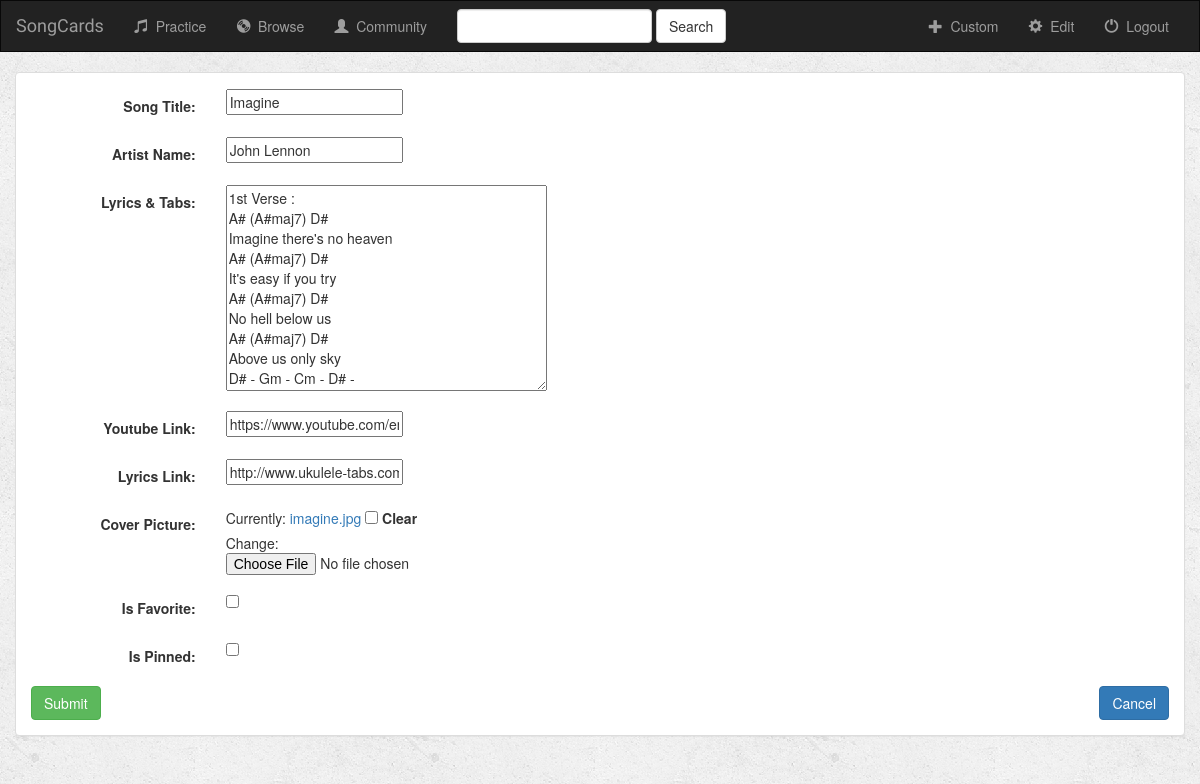
Page /cards/28/update/ on the earlier database version.
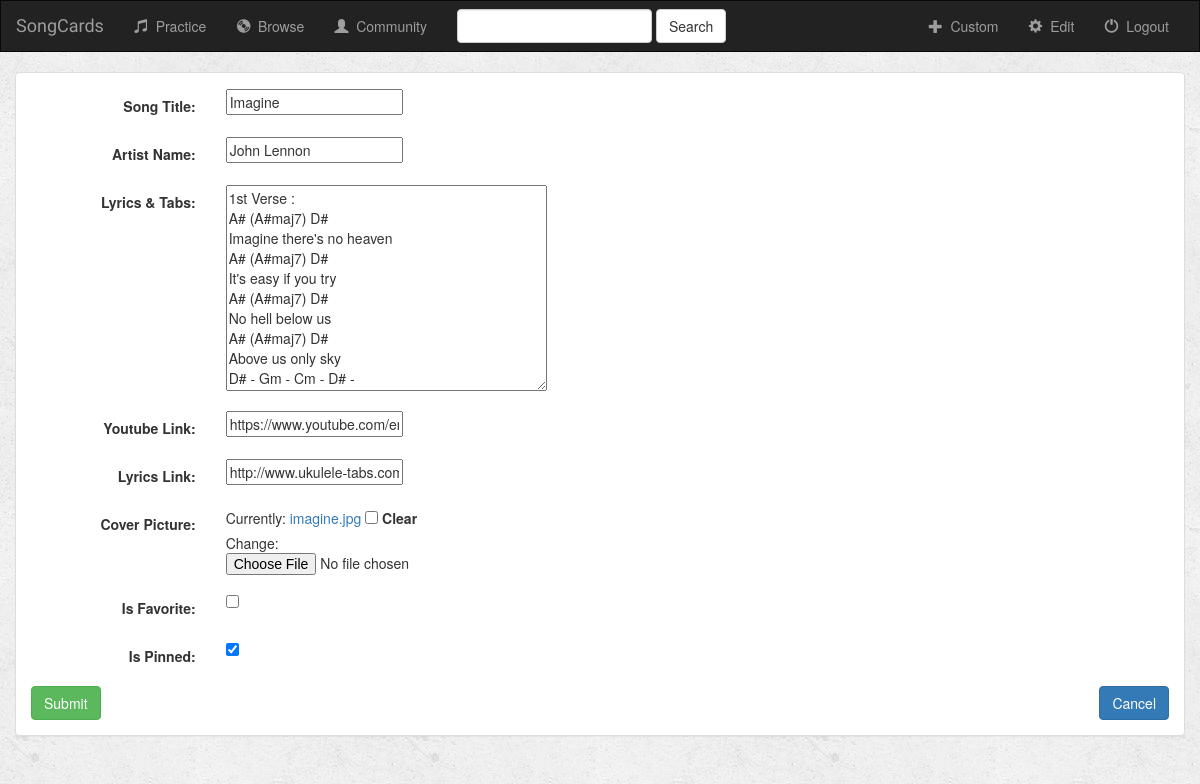
Same page on the later database version.
### cards/models.py (models this page shows, shortened)
class Card(models.Model):
    user = models.ForeignKey(User, default=1)
    topic = models.CharField(max_length=100, verbose_name='Song Title')
    front = models.CharField(blank=True, default='', max_length=100, verbose_name='Artist Name')
    back = models.TextField(blank=True, default='', max_length=10000, verbose_name='Lyrics & Tabs')
    review_time = models.DateTimeField()
    review_interval = models.BigIntegerField(default=initial_review_interval)
    card_audio = models.CharField(blank=True, default='', max_length=300, verbose_name='Youtube Link')
    card_score = models.CharField(blank=True, default='', max_length=300, verbose_name='Lyrics Link')
    card_pic = models.FileField(blank=True, verbose_name='Cover Picture')
    is_new = models.BooleanField(default=True)
    is_favorite = models.BooleanField(default=False, verbose_name="Is Favorite")
    is_pinned = models.BooleanField(default=False, verbose_name="Is Pinned")
    date_created = models.DateTimeField(default=datetime.utcnow())
    class Meta:
        unique_together = ('topic', 'front',)

### cards/views.py (the view)
# urls.py: url(r'^(?P<pk>[\d]+)/update/$', views.CardUpdate.as_view(), name='update_card'),
class CardUpdate(UpdateView):
    model = Card
    fields = used_fields

### cards/templates/cards/card_form.html (shortened to what this page needs)
{% extends 'cards/base.html' %}
{% block body %}
    <div class="container-fluid">
        <div class="row">
            <div class="col-sm-12 col-md-12">
                <div class="panel panel-default">
                    <div class="panel-body">
                        <form action="" class="form-horizontal" method="post" enctype="multipart/form-data">
                            {% include 'users/form_template.html' %}
                            <div class="" style="display: inline;">
                                <button class="btn btn-success" type="submit">Submit</button>
                            </div>
                            <div class="button-group" style="float: right">
                                <a href="{% url 'cards:index' %}">
                                    <div class="" style="display: inline;">
                                        <button class="btn btn-primary" type="button">Cancel</button></div></a>
                            </div>
                        </form>
                    </div>
                </div>
            </div>
        </div>
    </div>
{% endblock %}

### users/templates/users/form_template.html (shortened to what this page needs)
{% for field in form %}
    <div class="form-group">
        <div class="col-sm-offset-2 col-sm-10">
        </div>
        <label class="control-label col-sm-2" for="song_title">{{ field.label_tag }}</label>
        <div class="col-sm-10">{{ field }}</div>
    </div>
{% endfor %}

Differences in the rows shown:
changed Card "Imagine": is_pinned "☐" → "☑"
